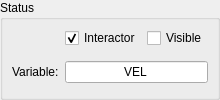
    <widget class="QGroupBox" name="vrpGroupBoxStatus" >
     <property name="title" >
      <string>Status</string>
     </property>
     <layout class="QGridLayout" >
      <property name="leftMargin" >
       <number>9</number>
      </property>
      <property name="topMargin" >
       <number>0</number>
      </property>
      <property name="rightMargin" >
       <number>9</number>
      </property>
      <property name="bottomMargin" >
       <number>5</number>
      </property>
      <property name="horizontalSpacing" >
       <number>6</number>
      </property>
      <property name="verticalSpacing" >
       <number>5</number>
      </property>
      <item row="1" column="0" >
       <widget class="QLabel" name="vrpLabel0" >
        <property name="toolTip" >
         <string>Variable which should be investigated with this visualization object.</string>
        </property>
        <property name="whatsThis" >
         <string>Variable which should be investigated with this visualization object.</string>
        </property>
        <property name="text" >
         <string>Variable:</string>
        </property>
        <property name="wordWrap" >
         <bool>false</bool>
        </property>
       </widget>
      </item>
      <item row="0" column="1" >
       <widget class="QCheckBox" name="checkBox5" >
        <property name="sizePolicy" >
         <sizepolicy vsizetype="Fixed" hsizetype="Minimum" >
          <horstretch>0</horstretch>
          <verstretch>0</verstretch>
         </sizepolicy>
        </property>
        <property name="minimumSize" >
         <size>
          <width>0</width>
          <height>0</height>
         </size>
        </property>
        <property name="cursor" >
         <cursorShape>PointingHandCursor</cursorShape>
        </property>
        <property name="toolTip" >
         <string>Show or hide the interactor in COVER.</string>
        </property>
        <property name="whatsThis" >
         <string>Show or hide the interactor in COVER.</string>
        </property>
        <property name="text" >
         <string>Interactor</string>
        </property>
        <property name="checked" >
         <bool>true</bool>
        </property>
       </widget>
      </item>
      <item row="1" column="1" colspan="3" >
       <widget class="QLineEdit" name="vrpLineEditVariable" >
        <property name="mouseTracking" >
         <bool>false</bool>
        </property>
        <property name="focusPolicy" >
         <enum>Qt::NoFocus</enum>
        </property>
        <property name="toolTip" >
         <string>Variable which should be investigated with this visualization object.</string>
        </property>
        <property name="whatsThis" >
         <string>Variable which should be investigated with this visualization object.</string>
        </property>
        <property name="text" >
         <string>VEL</string>
        </property>
        <property name="alignment" >
         <set>Qt::AlignHCenter</set>
        </property>
        <property name="readOnly" >
         <bool>true</bool>
        </property>
       </widget>
      </item>
      <item row="0" column="2" colspan="2" >
       <widget class="QCheckBox" name="visibilityCheckBox" >
        <property name="text" >
         <string>Visible</string>
        </property>
       </widget>
      </item>
     </layout>
    </widget>
